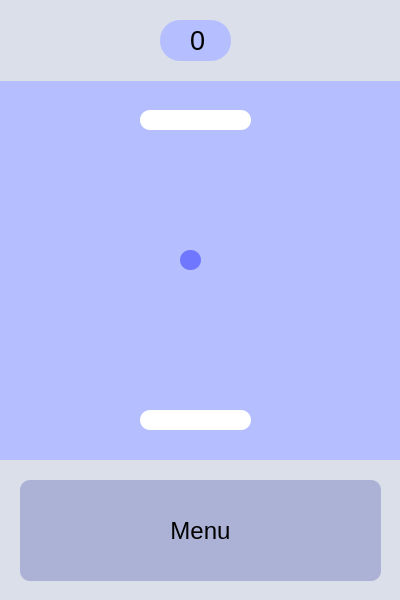
<?xml version="1.0" encoding="UTF-8"?>
<ui version="4.0">
 <class>MainWindow</class>
 <widget class="QMainWindow" name="MainWindow">
  <property name="geometry">
   <rect>
    <x>0</x>
    <y>0</y>
    <width>400</width>
    <height>600</height>
   </rect>
  </property>
  <property name="minimumSize">
   <size>
    <width>400</width>
    <height>600</height>
   </size>
  </property>
  <property name="maximumSize">
   <size>
    <width>400</width>
    <height>600</height>
   </size>
  </property>
  <property name="windowTitle">
   <string>MainWindow</string>
  </property>
  <property name="styleSheet">
   <string notr="true">background-color: rgb(181, 191, 255)
</string>
  </property>
  <widget class="QWidget" name="centralwidget">
   <widget class="QPushButton" name="backmenu">
    <property name="geometry">
     <rect>
      <x>20</x>
      <y>480</y>
      <width>361</width>
      <height>101</height>
     </rect>
    </property>
    <property name="font">
     <font>
      <family>Yu Gothic UI</family>
      <pointsize>18</pointsize>
     </font>
    </property>
    <property name="styleSheet">
     <string notr="true">QPushButton{
	background-color: rgb(172, 177, 214);
	border-radius: 10px;
} 
QPushButton::pressed {
	background-color : rgb(206, 209, 255);
	border-radius: 10px;
}

</string>
    </property>
    <property name="text">
     <string>Menu</string>
    </property>
   </widget>
   <widget class="QLabel" name="downbackground">
    <property name="geometry">
     <rect>
      <x>-4</x>
      <y>460</y>
      <width>411</width>
      <height>141</height>
     </rect>
    </property>
    <property name="styleSheet">
     <string notr="true">background-color: rgb(219, 223, 234)</string>
    </property>
    <property name="text">
     <string/>
    </property>
   </widget>
   <widget class="QLabel" name="upbackground">
    <property name="geometry">
     <rect>
      <x>0</x>
      <y>0</y>
      <width>401</width>
      <height>81</height>
     </rect>
    </property>
    <property name="styleSheet">
     <string notr="true">background-color: rgb(219, 223, 234)</string>
    </property>
    <property name="text">
     <string/>
    </property>
   </widget>
   <widget class="QLabel" name="count">
    <property name="geometry">
     <rect>
      <x>160</x>
      <y>20</y>
      <width>71</width>
      <height>41</height>
     </rect>
    </property>
    <property name="font">
     <font>
      <family>Yu Gothic UI</family>
      <pointsize>20</pointsize>
     </font>
    </property>
    <property name="styleSheet">
     <string notr="true">border-radius: 20px</string>
    </property>
    <property name="text">
     <string>    0 </string>
    </property>
   </widget>
   <widget class="QLabel" name="player">
    <property name="geometry">
     <rect>
      <x>140</x>
      <y>410</y>
      <width>111</width>
      <height>20</height>
     </rect>
    </property>
    <property name="styleSheet">
     <string notr="true">QLabel{
	background-color: rgb(255, 255, 255);
	border-radius: 10px
}</string>
    </property>
    <property name="text">
     <string/>
    </property>
   </widget>
   <widget class="QLabel" name="player_2">
    <property name="geometry">
     <rect>
      <x>140</x>
      <y>110</y>
      <width>111</width>
      <height>20</height>
     </rect>
    </property>
    <property name="styleSheet">
     <string notr="true">QLabel{
	background-color: rgb(255, 255, 255);
	border-radius: 10px
}</string>
    </property>
    <property name="text">
     <string/>
    </property>
   </widget>
   <widget class="QLabel" name="ball">
    <property name="geometry">
     <rect>
      <x>180</x>
      <y>250</y>
      <width>21</width>
      <height>20</height>
     </rect>
    </property>
    <property name="styleSheet">
     <string notr="true">QLabel{
	background-color:rgb(112, 119, 255);
	border-radius: 10px;
}</string>
    </property>
    <property name="text">
     <string/>
    </property>
   </widget>
   <zorder>downbackground</zorder>
   <zorder>backmenu</zorder>
   <zorder>upbackground</zorder>
   <zorder>count</zorder>
   <zorder>player</zorder>
   <zorder>player_2</zorder>
   <zorder>ball</zorder>
  </widget>
 </widget>
 <resources/>
 <connections/>
</ui>
